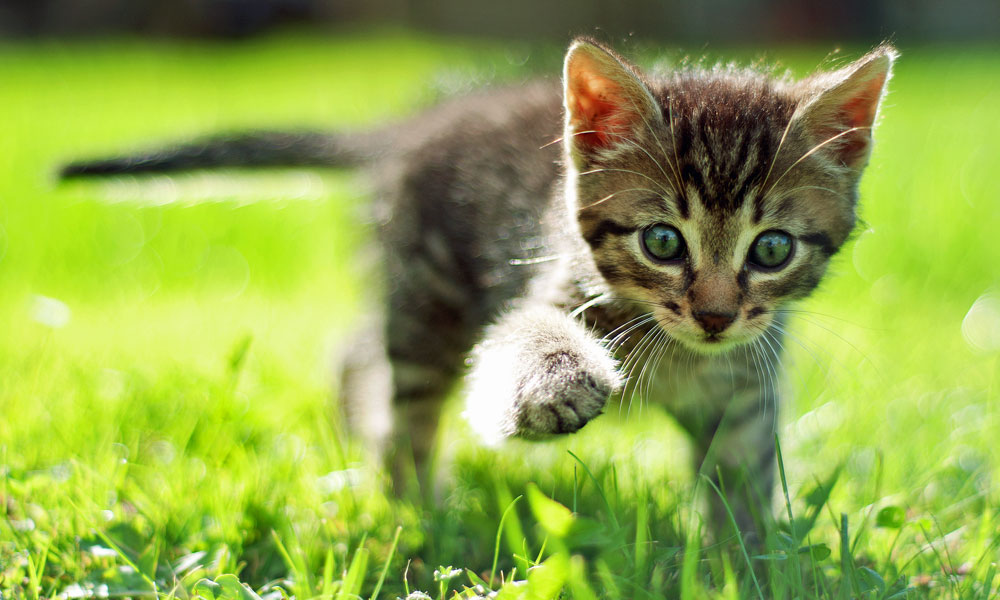
#> input picture gato.jpg, 1000 x 600 px, given in place of the camera
$ python tomaFoto.py
#> lines starting #> are read from the running program, lines starting #| are printed output that depends on the picture; pictures that were not available may be replaced by others from this repository, and a replacement may not be noted
import cv2
import numpy as np
import matplotlib.pyplot as plt

# 1. Inicializar la cámara
cap = cv2.VideoCapture(0, cv2.CAP_DSHOW)  # CAP_DSHOW evita warnings en Windows

if not cap.isOpened():
    print("Error: No se pudo acceder a la cámara.")
else:
    print("Cámara abierta. Presiona 's' para guardar una foto o 'q' para salir.")

    while True:
        ret, frame = cap.read()
#> frame is the input picture: shape (600, 1000, 3); mean B, G, R 75, 166.8, 144.4

        if not ret:
            print("Error al capturar el video.")
            break

        cv2.imshow('Presiona S para tomar foto', frame)

        key = cv2.waitKey(1)
#> (key q is pressed here)

        if key == ord('s'):
            nombre_foto = "foto_capturada2.jpg"
            cv2.imwrite(nombre_foto, frame)
            print(f"¡Foto guardada como {nombre_foto}!")
            break

        elif key == ord('q'):
            break

cap.release()
cv2.destroyAllWindows()


ruta_archivo = "foto_capturada2.jpg"

img_bgr = cv2.imread(ruta_archivo)

if img_bgr is None:
    print(f"Error: No se encontró la imagen en {ruta_archivo}")
else:
    alto, ancho, canales = img_bgr.shape
#> alto = 600; ancho = 1000; canales = 3
    print(f"Dimensiones: {ancho}px (ancho) x {alto}px (alto) | Canales: {canales} | dtype: {img_bgr.dtype}")
#| Dimensiones: 1000px (ancho) x 600px (alto) | Canales: 3 | dtype: uint8

    img_rgb = cv2.cvtColor(img_bgr, cv2.COLOR_BGR2RGB)

    img_recortada = img_rgb[172:206, 283:480]
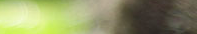
#> img_recortada: shape (34, 197, 3); mean R, G, B 143.8, 149.6, 101.1

    centro = (ancho // 2, alto // 2)
#> centro = (500, 300)
    M = cv2.getRotationMatrix2D(centro, 180, 1.0)  # 180° sin zoom
    img_rotada_180 = cv2.warpAffine(img_rgb, M, (ancho, alto))
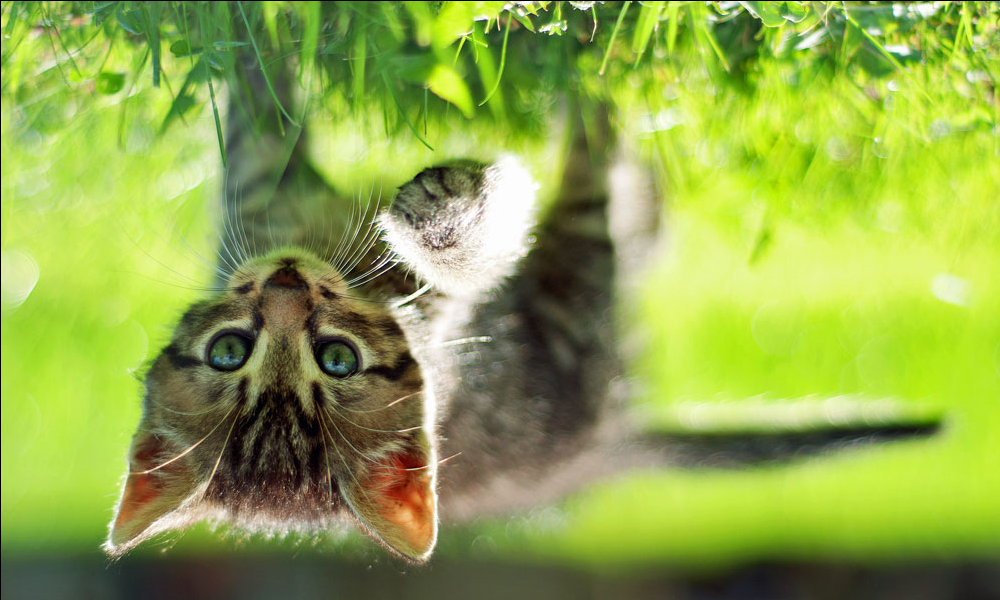
#> img_rotada_180: shape (600, 1000, 3); mean R, G, B 144.1, 166.5, 74.9

    img_reflejada = cv2.flip(img_rgb, 1)
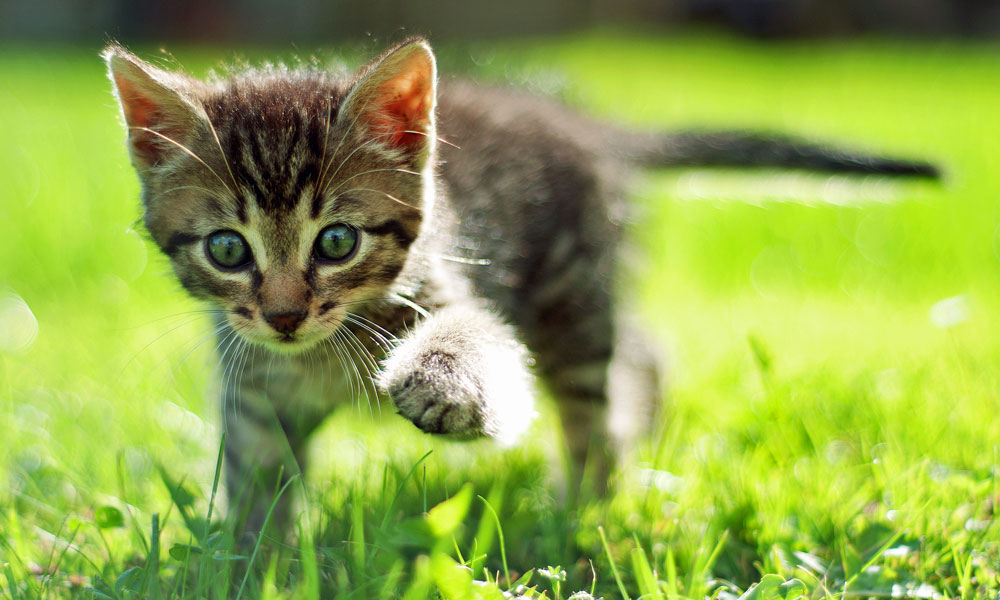
#> img_reflejada: shape (600, 1000, 3); mean R, G, B 144.4, 166.8, 75

    kernel_sharpen = np.array([[-1, -1, -1],
                               [-1,  9, -1],
                               [-1, -1, -1]])
    img_enfoque = cv2.filter2D(img_rgb, -1, kernel_sharpen)
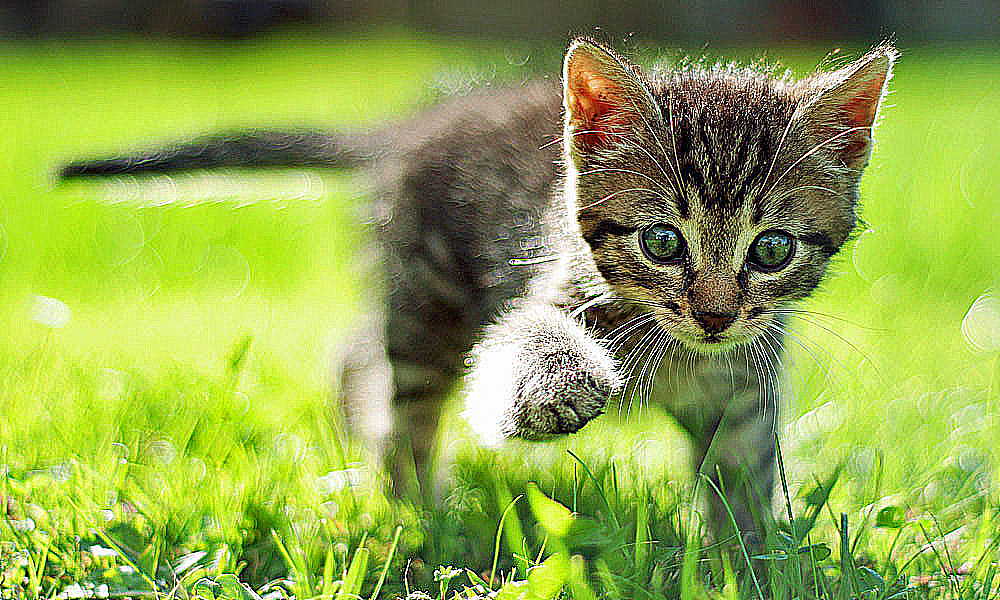
#> img_enfoque: shape (600, 1000, 3); mean R, G, B 144, 166.3, 76.7

    fig, axs = plt.subplots(1, 5, figsize=(20, 5))

    axs[0].imshow(img_rgb); axs[0].set_title("Original")
    axs[1].imshow(img_recortada); axs[1].set_title("Recortada [172:206, 283:480]")
    axs[2].imshow(img_rotada_180); axs[2].set_title("Rotacion 180")
    axs[3].imshow(img_reflejada); axs[3].set_title("Reflejado")
    axs[4].imshow(img_enfoque); axs[4].set_title("Enfoque")

    for ax in axs: ax.axis('off')

    #Información de la fotografía incluida en la pantalla
    plt.subplots_adjust(bottom=0.10)
    plt.figtext(
    0.5, 0.06,
    f"Dimensiones: {ancho}px x {alto}px \n"+f"Canales de color: {canales}",
    ha="center", fontsize=10,
    )

    plt.tight_layout()
    plt.show()
